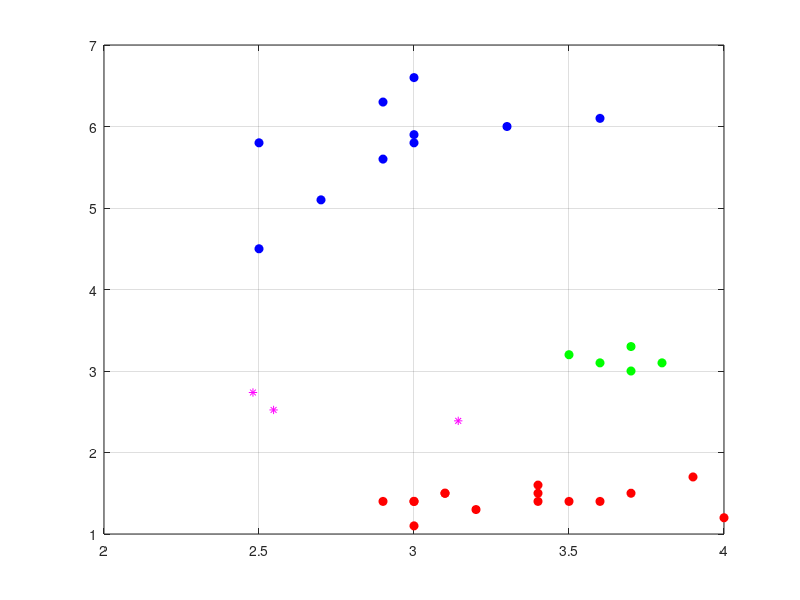

MATLAB code for this plot: (Note: this script raises an error after producing the figure.)
%RED COMPETENCIA
clc,clear all,close all
dat = fopen('Datacomp.dat');
Datacomp = textscan(dat, '%f %f %s');
fclose(dat);
Datos(:,1)=Datacomp{1};
Datos(:,2)=Datacomp{2};
DatosS=Datos(1:15,:);
DatosVS=Datos(16:20,:); 
DatosV=Datos(21:30,:);
figure(1)
plot(DatosS(:,1),DatosS(:,2),'ro','markerFaceColor','r')
hold on 
plot(DatosVS(:,1),DatosVS(:,2),'go','markerFaceColor','g')
plot(DatosV(:,1),DatosV(:,2),'bo','markerFaceColor','b')
grid on;
Datos=Datos';

cm=mean(Datos); 
w=rand(2,3); 
w(1,:)=w(1,:)+cm(1);
w(2,:)=w(2,:)+cm(2);
alpha=.5; 
plot(w(1,1),w(2,1),'*m',w(1,2),w(2,2),'*m',w(1,3),w(2,3),'*m') 

for i=1:30
   
        D1=sqrt((((Datos(i,1)-w(1,1)^2)+((Datos(i,2)-w(2,1))^2))));
        D2=sqrt((((Datos(i,1)-w(1,2)^2)+((Datos(i,2)-w(2,2))^2))));
        D3=sqrt((((Datos(i,1)-w(1,3)^2)+((Datos(i,2)-w(2,3))^2))));
       
        [a,b]=min([D1,D2,D3]);
        
        if b==1
          w(:,1)=((1-alpha)*w(:,1))+(alpha*Datos(i,:));
        elseif b==2
            w(:,2)=((1-alpha)*w(:,2))+(alpha*Datos(i,:));
        else
            w(:,3)=((1-alpha)*w(:,3))+(alpha*Datos(i,:));
        end
        pause(0.5)
        plot(w(1,1),w(2,1),'r.',w(1,2),w(2,2),'g.',w(1,3),w(2,3),'b.')
        
end

figure
plot(DatosS(:,1),DatosS(:,2),'ro','markerFaceColor','r')
hold on 
plot(DatosVS(:,1),DatosVS(:,2),'go','markerFaceColor','g')
plot(DatosV(:,1),DatosV(:,2),'bo','markerFaceColor','b')
grid on;
plot(w(1,1),w(2,1),'r.',w(1,2),w(2,2),'g.',w(1,3),w(2,3),'b.')
